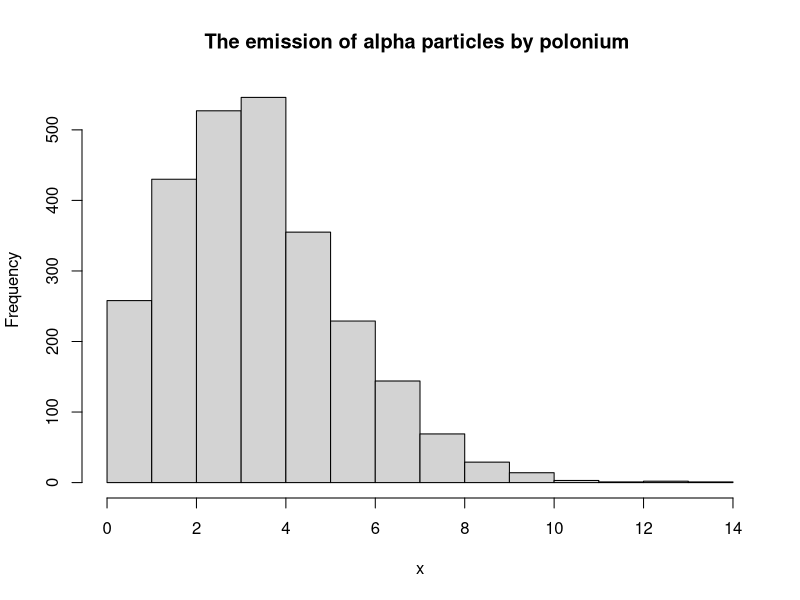

Generate this figure with R:
#1a
x <- dbinom(40,60,0.65)
x

#1b

x <- (1-pbinom(40,60,0.65))
x

#2b

x <- pbinom(19,60,0.5)
x

#2a

x1 <- dbinom(20,60,0.5)
x1

x2<- dbinom(25,60,0.5)
x2

x3 <- dbinom(30,60,0.5)
x3
t<- (x1+x2+x3)
t
#2c


x <- pbinom(30,60,prob=0.5)-pbinom(20,60,prob=0.5)
x


#3

x <- dpois(5, lambda=100)
x
x <- dpois(3, lambda=100)
x

#4

x<- rpois(2608, lambda=(10097/2608))
x
hist(x,main="The emission of alpha particles by polonium ")

#5a

z<-ppois(4,7)
z

#5b
z<-(1-ppois(10,7))
z

#5c

ppois(16,7)-ppois(3,7)
